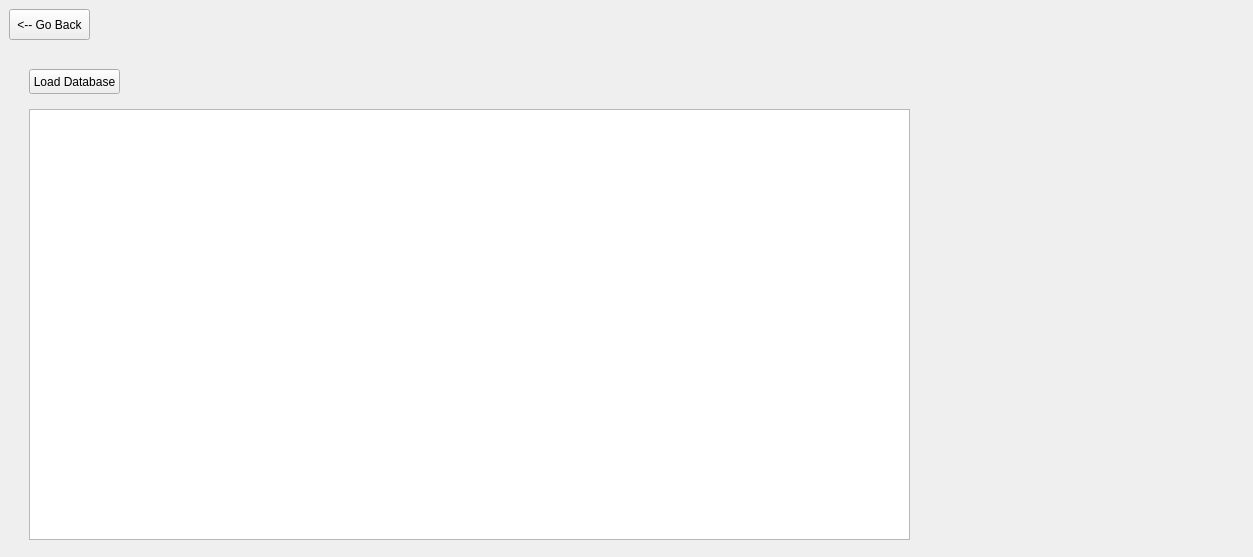
<?xml version="1.0" encoding="UTF-8"?>
<ui version="4.0">
 <class>FrontPage</class>
 <widget class="QMainWindow" name="FrontPage">
  <property name="geometry">
   <rect>
    <x>0</x>
    <y>0</y>
    <width>1253</width>
    <height>557</height>
   </rect>
  </property>
  <property name="windowTitle">
   <string>MainWindow</string>
  </property>
  <property name="styleSheet">
   <string notr="true"/>
  </property>
  <widget class="QWidget" name="centralwidget">
   <layout class="QHBoxLayout" name="horizontalLayout">
    <item>
     <widget class="QStackedWidget" name="stackedWidget">
      <property name="currentIndex">
       <number>5</number>
      </property>
      <widget class="QWidget" name="MainMenu">
       <widget class="QPushButton" name="pushButton">
        <property name="geometry">
         <rect>
          <x>20</x>
          <y>10</y>
          <width>281</width>
          <height>524</height>
         </rect>
        </property>
        <property name="sizePolicy">
         <sizepolicy hsizetype="Preferred" vsizetype="Preferred">
          <horstretch>0</horstretch>
          <verstretch>0</verstretch>
         </sizepolicy>
        </property>
        <property name="styleSheet">
         <string notr="true">image: url(:/img/images/screen1.jpg);</string>
        </property>
        <property name="text">
         <string/>
        </property>
       </widget>
       <widget class="QPushButton" name="pushButton_2">
        <property name="geometry">
         <rect>
          <x>320</x>
          <y>10</y>
          <width>281</width>
          <height>524</height>
         </rect>
        </property>
        <property name="sizePolicy">
         <sizepolicy hsizetype="Preferred" vsizetype="Preferred">
          <horstretch>0</horstretch>
          <verstretch>0</verstretch>
         </sizepolicy>
        </property>
        <property name="styleSheet">
         <string notr="true">image: url(:/img/images/screen2.jpg);</string>
        </property>
        <property name="text">
         <string/>
        </property>
       </widget>
       <widget class="QPushButton" name="pushButton_3">
        <property name="geometry">
         <rect>
          <x>630</x>
          <y>10</y>
          <width>281</width>
          <height>524</height>
         </rect>
        </property>
        <property name="sizePolicy">
         <sizepolicy hsizetype="Preferred" vsizetype="Preferred">
          <horstretch>0</horstretch>
          <verstretch>0</verstretch>
         </sizepolicy>
        </property>
        <property name="styleSheet">
         <string notr="true">image: url(:/img/images/screen3.jpg);</string>
        </property>
        <property name="text">
         <string/>
        </property>
       </widget>
       <widget class="QPushButton" name="pushButton_4">
        <property name="geometry">
         <rect>
          <x>940</x>
          <y>10</y>
          <width>281</width>
          <height>524</height>
         </rect>
        </property>
        <property name="sizePolicy">
         <sizepolicy hsizetype="Preferred" vsizetype="Preferred">
          <horstretch>0</horstretch>
          <verstretch>0</verstretch>
         </sizepolicy>
        </property>
        <property name="styleSheet">
         <string notr="true">image: url(:/img/images/screen4.jpg);</string>
        </property>
        <property name="text">
         <string/>
        </property>
       </widget>
      </widget>
      <widget class="QWidget" name="LearnMore"/>
      <widget class="QWidget" name="ContactUs"/>
      <widget class="QWidget" name="CustomerTestimony"/>
      <widget class="QWidget" name="AdminLogin">
       <widget class="QGroupBox" name="groupBox">
        <property name="geometry">
         <rect>
          <x>390</x>
          <y>140</y>
          <width>391</width>
          <height>171</height>
         </rect>
        </property>
        <property name="title">
         <string>Admin Sign-in</string>
        </property>
        <widget class="QLineEdit" name="username">
         <property name="geometry">
          <rect>
           <x>50</x>
           <y>50</y>
           <width>291</width>
           <height>24</height>
          </rect>
         </property>
         <property name="inputMask">
          <string/>
         </property>
         <property name="text">
          <string/>
         </property>
         <property name="placeholderText">
          <string>Enter Username...</string>
         </property>
        </widget>
        <widget class="QLineEdit" name="password">
         <property name="geometry">
          <rect>
           <x>50</x>
           <y>90</y>
           <width>291</width>
           <height>24</height>
          </rect>
         </property>
         <property name="inputMask">
          <string/>
         </property>
         <property name="text">
          <string/>
         </property>
         <property name="echoMode">
          <enum>QLineEdit::Password</enum>
         </property>
         <property name="placeholderText">
          <string>Enter Password...</string>
         </property>
        </widget>
        <widget class="QPushButton" name="loginButton">
         <property name="geometry">
          <rect>
           <x>160</x>
           <y>130</y>
           <width>80</width>
           <height>25</height>
          </rect>
         </property>
         <property name="text">
          <string>Login</string>
         </property>
        </widget>
       </widget>
       <widget class="QPushButton" name="goBackButtonAdminLogin">
        <property name="geometry">
         <rect>
          <x>0</x>
          <y>0</y>
          <width>81</width>
          <height>31</height>
         </rect>
        </property>
        <property name="text">
         <string>&lt;-- Go Back</string>
        </property>
       </widget>
      </widget>
      <widget class="QWidget" name="AdminCommands">
       <widget class="QTableView" name="customerListView">
        <property name="geometry">
         <rect>
          <x>20</x>
          <y>100</y>
          <width>881</width>
          <height>431</height>
         </rect>
        </property>
       </widget>
       <widget class="QPushButton" name="goBackButtonAdminCommands">
        <property name="geometry">
         <rect>
          <x>0</x>
          <y>0</y>
          <width>81</width>
          <height>31</height>
         </rect>
        </property>
        <property name="text">
         <string>&lt;-- Go Back</string>
        </property>
       </widget>
       <widget class="QPushButton" name="loadDatabaseButton">
        <property name="geometry">
         <rect>
          <x>20</x>
          <y>60</y>
          <width>91</width>
          <height>25</height>
         </rect>
        </property>
        <property name="text">
         <string>Load Database</string>
        </property>
       </widget>
      </widget>
     </widget>
    </item>
   </layout>
  </widget>
 </widget>
 <resources/>
 <connections>
  <connection>
   <sender>pushButton_4</sender>
   <signal>clicked()</signal>
   <receiver>FrontPage</receiver>
   <slot>displayLogin()</slot>
   <hints>
    <hint type="sourcelabel">
     <x>1033</x>
     <y>178</y>
    </hint>
    <hint type="destinationlabel">
     <x>1145</x>
     <y>580</y>
    </hint>
   </hints>
  </connection>
 </connections>
 <slots>
  <slot>displayLogin()</slot>
 </slots>
</ui>
